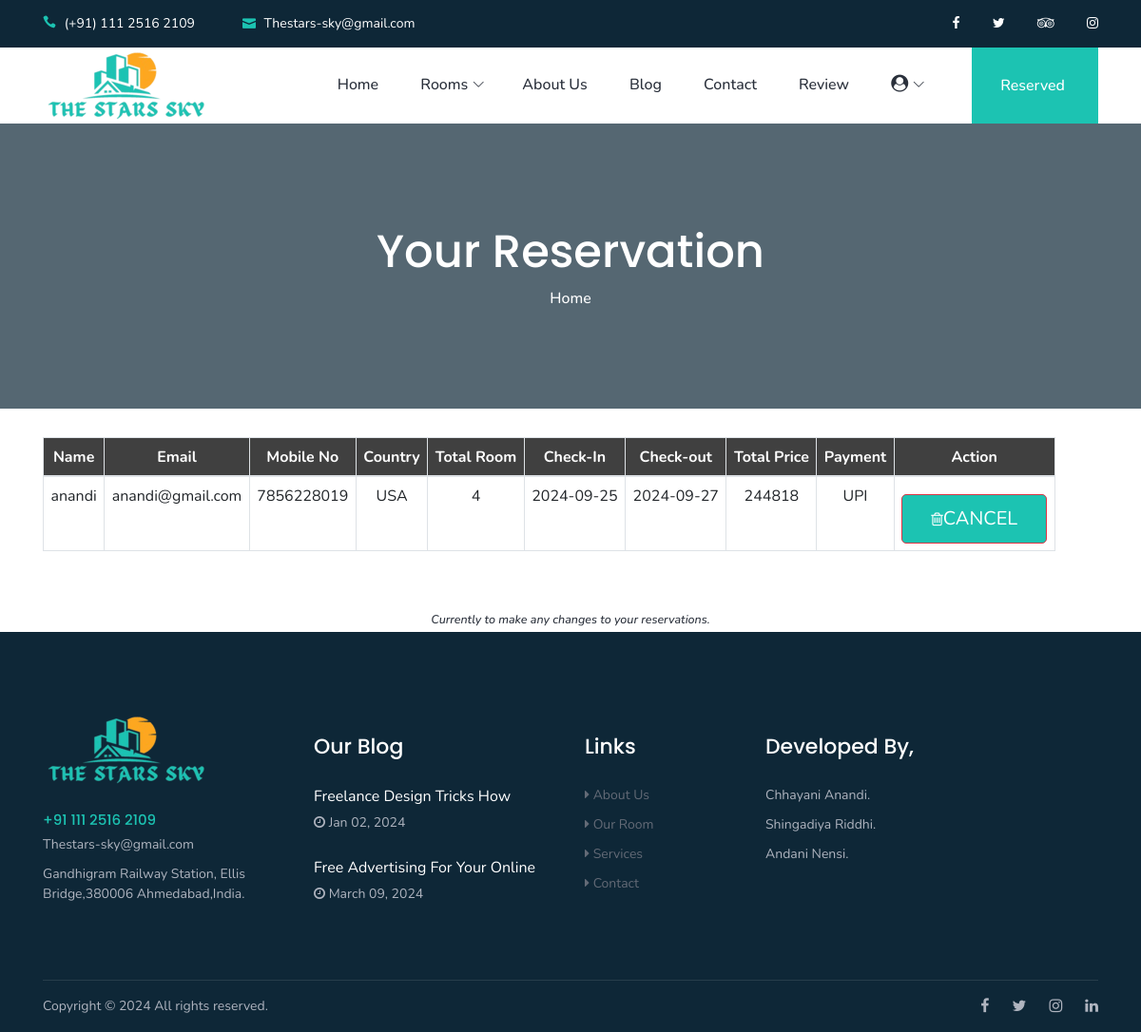
Screenshot of /viewreservation.php (signed in) with the database file from the repository.
### tables this page shows
CREATE TABLE `booking` (
  `id` int(200) NOT NULL,
  `firstname` text NOT NULL,
  `email` varchar(255) NOT NULL,
  `mobileno` varchar(255) NOT NULL,
  `country` text NOT NULL,
  `total_room` int(150) NOT NULL,
  `checkin` date NOT NULL,
  `checkout` date NOT NULL,
  `total_price` int(200) NOT NULL,
  `payment` varchar(200) NOT NULL
);

### viewreservation.php (the view, shortened to what this page needs)
<!DOCTYPE html>
<html lang="en">
<head>
    <link rel="stylesheet" href="style.css">
    <?php
    if ($_SESSION["email"]) {
        $C = ($_SESSION["email"]);
    ?>
</head>
<body>
    <?php
        include 'header.php';
    ?>
      <div class="breadcrumb-area bg-img bg-overlay jarallax" style="background-image: url(img/bg-img/16.jpg);">
        <div class="container h-100">
            <div class="row h-100 align-items-center">
                <div class="col-12">
                    <div class="breadcrumb-content text-center">
                        <h2 class="page-title">Your Reservation</h2>
                        <nav aria-label="breadcrumb">
                            <ol class="breadcrumb justify-content-center">
                                <li class="breadcrumb-item"><a href="index.php">Home</a></li>
                            </ol>
                        </nav>
                    </div>
                </div>
            </div>
        </div>
    </div>
        <section class="restaurants-page">
            <div class="container">
                <div class="row">
                    <div class="col-xs-12">
                        <div class="m-5">
                            <div class="row">
                                <table class="table table-bordered table-hover" style="text-align: center">
                                    <thead style="background: #404040; color:white;">
                                        <tr>
                                            <th>Name</th>
                                            <th>Email</th>
                                            <th>Mobile No</th>
                                            <th>Country</th>
                                            <th>Total Room</th>
                                            <th>Check-In</th>
                                            <th>Check-out</th>
                                            <th>Total Price</th>
                                            <th>Payment</th>
                                            <th>Action</th>
                                        </tr>
                                    </thead>
                                    <tbody>
                                        <?php
                                        $query_res = mysqli_query($con, "select * from booking WHERE email='$C'");
                                        $show = mysqli_num_rows($query_res);
                                        if (!$show) {
                                            echo "<a href='booking.php'><h1 style='text-align: center' class='display-3 mb-3 animated slideInDown'>Place Your Reservations</h1></a>";
                                        } else {
                                            foreach ($query_res as $row) {
                                        ?>
                                                <tr>
                                                    <td data-column="name"> <?php echo $row['firstname']; ?></td>
                                                    <td data-column="email"> <?php echo $row['email']; ?></td>
                                                    <td data-column="mobileno"><?php echo $row['mobileno']; ?></td>
                                                    <td data-column="country"><?php echo $row['country']; ?></td>
                                                    <td data-column="tootal_room"><?php echo $row['total_room']; ?></td>
                                                    <td data-column="checkin"><?php echo $row['checkin']; ?></td>
                                                    <td data-column="checkout"><?php echo $row['checkout']; ?></td>
                                                    <td data-column="total_price"><?php echo $row['total_price']; ?></td>
                                                    <td data-column="payment"><?php echo $row['payment']; ?></td>
                                                    <td data-column="Action"> <a href="viewreservation.php?deleteall=<?php echo $row['id']; ?>" onclick="return confirm('Are you sure you want to cancel your reservation?');" class="btn btn-danger btn-flat btn-addon btn-xs m-b-10"><i class="fa fa-trash-o" style="font-size:16px"></i>CANCEL</a>
                                                    </td>
                                                </tr>
                                        <?php }
                                        } ?>
                                    </tbody>
                                </table>
                            </div>
                        </div>
                    </div>
                </div>
            </div>
    </section>
    <div>
        <br />
        <h5 style="text-align:center"><i><u>Currently to make any changes to your reservations.</u></i></h5>
    </div>
<?php
    } else {
        echo "<script>alert('Sign in to proceed'); window.location.href='login.php';</script>";
    }
?>
<?php
   include 'footer.php';
?>
</body>
</html>

### style.css (style rules this page uses)
* { margin: 0; padding: 0; }
body { font-family: "Poppins", sans-serif; font-weight: 400; font-size: 16px; position: relative; z-index: auto; }
h1, h2, h3, h4, h5, h6 { font-family: "Poppins", sans-serif; color: #2a303b; line-height: 1.3; font-weight: 500; }
a, a:active, a:focus, a:hover { color: #2a303b; text-decoration: none; -webkit-transition-duration: 500ms; -o-transition-duration: 500ms; transition-duration: 500ms; outline: none; font-weight: 500; }
li { list-style: none; }
.bg-overlay { position: relative; z-index: 1; }
.bg-overlay::after { position: absolute; content: ""; height: 100%; width: 100%; top: 0; left: 0; z-index: -1; background-color: rgba(14, 39, 55, 0.7); }
.bg-img { background-position: center center !important; background-size: cover !important; background-repeat: no-repeat !important; }
.jarallax { position: relative; z-index: 0; }
.breadcrumb-area { position: relative; z-index: 1; height: 300px; }
.breadcrumb-area .page-title { color: #ffffff; font-size: 48px; }
.breadcrumb-content { position: relative; z-index: 1; }
.breadcrumb-content .breadcrumb { padding: 0; background-color: transparent; margin-bottom: 0; }
.breadcrumb-content .breadcrumb .breadcrumb-item { color: #ffffff; }
.breadcrumb-content .breadcrumb .breadcrumb-item a { color: #ffffff; }

### css/style-profile.css (style rules this page uses)
:root { --blue:#0097e6; --orange:#f39c12; --red:#e74c3c; --white:#fff; --light-color:#aaa; --black:#222; --light-bg:#333; }
* { font-family: 'Nunito', sans-serif; margin:0; padding:0; box-sizing: border-box; outline: none; border:none; text-decoration: none; }
html { font-size: 62.5%; overflow-x: hidden; background-color: var(--light-bg); }
.btn, .delete-btn, .option-btn { display: block; width: 100%; border-radius: .5rem; color:var(--white); font-size: 2rem; cursor: pointer; padding:1rem 3rem; text-transform: capitalize; text-align: center; margin-top: 1rem; }
.btn { background-color: #1cc3b2; }

### css/default-assets/classy-nav.css (style rules this page uses)
.justify-content-center { -webkit-box-pack: center; -ms-flex-pack: center; justify-content: center; }

### rows the page displays
booking: firstname "anandi", email "anandi@gmail.com", mobileno "7856228019", country "USA", total_room "4", checkin "2024-09-25", checkout "2024-09-27", total_price "244818", payment "UPI"
